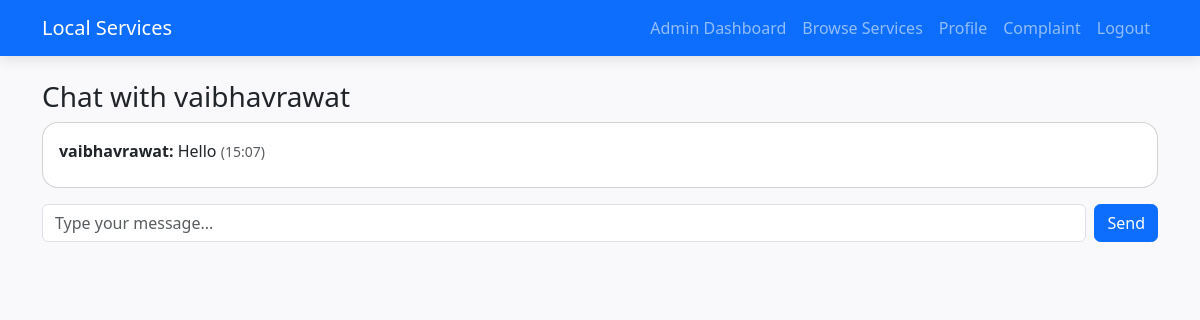
Before: /chat/3 (signed in) with the older database file.
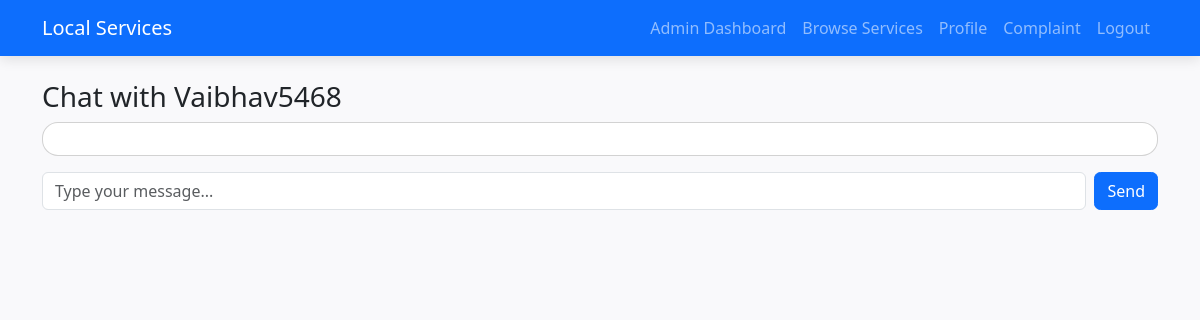
After: the same page with the newer database file.
### app.py (models this page shows)
class User(UserMixin, db.Model):
    id = db.Column(db.Integer, primary_key=True)
    username = db.Column(db.String(150), nullable=False, unique=True)
    email = db.Column(db.String(150), nullable=False, unique=True)
    password = db.Column(db.String(150), nullable=False)
    role = db.Column(db.String(50), nullable=False, default='customer')  # customer/provider/admin
    location = db.Column(db.String(100))

class Chat(db.Model):
    id = db.Column(db.Integer, primary_key=True)
    customer_id = db.Column(db.Integer, db.ForeignKey('user.id'))
    provider_id = db.Column(db.Integer, db.ForeignKey('user.id'))
    message = db.Column(db.Text, nullable=False)
    sender_role = db.Column(db.String(20))  # 'customer' or 'provider'
    timestamp = db.Column(db.DateTime, default=datetime.utcnow)

### app.py (the view)
@app.route('/chat/<int:provider_id>', methods=['GET', 'POST'])
@login_required
def chat(provider_id):
    if request.method == 'POST':
        msg = request.form['message']
        chat_msg = Chat(customer_id=current_user.id, provider_id=provider_id,
                        message=msg, sender_role=current_user.role)
        db.session.add(chat_msg)
        db.session.commit()
    chats = Chat.query.filter_by(provider_id=provider_id).order_by(Chat.timestamp.asc()).all()
    provider = User.query.get(provider_id)
    return render_template('chat.html', chats=chats, provider=provider)

### app.py (called while the page is built)
@login_manager.user_loader
def load_user(user_id):
    return User.query.get(int(user_id))

@app.context_processor
def inject_provider_notifications():
    pending_count = 0
    if current_user.is_authenticated and current_user.role == "provider":
        pending_count = Booking.query.filter_by(provider_id=current_user.id, status="Pending").count()
    return dict(provider_pending_count=pending_count)

### templates/chat.html
{% extends "base.html" %}
{% block content %}
<h3>Chat with {{ provider.username }}</h3>
<div class="card p-3 mb-3" style="max-height:300px;overflow-y:auto;">
    {% for c in chats %}
    <div class="mb-2">
        <strong>{{ "You" if c.sender_role==current_user.role else provider.username }}:</strong>
        <span>{{ c.message }}</span>
        <small class="text-muted">({{ c.timestamp.strftime("%H:%M") }})</small>
    </div>
    {% endfor %}
</div>
<form method="POST" class="d-flex">
    <input type="text" name="message" class="form-control me-2" placeholder="Type your message..." required>
    <button class="btn btn-primary">Send</button>
</form>
{% endblock %}

Changed rows visible on the page:
removed Chat: sender_role.username "vaibhavrawat", message "Hello", timestamp "15:07"
changed User: username "vaibhavrawat" → "Vaibhav5468"
